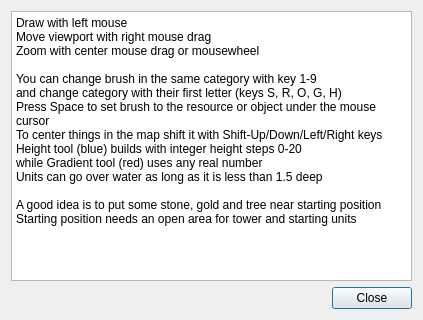
<?xml version="1.0" encoding="UTF-8"?>
<ui version="4.0">
 <class>Help</class>
 <widget class="QDialog" name="Help">
  <property name="geometry">
   <rect>
    <x>0</x>
    <y>0</y>
    <width>423</width>
    <height>320</height>
   </rect>
  </property>
  <property name="windowTitle">
   <string>Help</string>
  </property>
  <property name="windowIcon">
   <iconset resource="icons.qrc">
    <normaloff>:/mk/shared/editor.ico</normaloff>:/mk/shared/editor.ico</iconset>
  </property>
  <property name="locale">
   <locale language="English" country="UnitedStates"/>
  </property>
  <layout class="QVBoxLayout" name="verticalLayout">
   <item>
    <widget class="QTextBrowser" name="textBrowser">
     <property name="html">
      <string>&lt;!DOCTYPE HTML PUBLIC &quot;-//W3C//DTD HTML 4.0//EN&quot; &quot;http://www.w3.org/TR/REC-html40/strict.dtd&quot;&gt;
&lt;html&gt;&lt;head&gt;&lt;meta name=&quot;qrichtext&quot; content=&quot;1&quot; /&gt;&lt;style type=&quot;text/css&quot;&gt;
p, li { white-space: pre-wrap; }
&lt;/style&gt;&lt;/head&gt;&lt;body style=&quot; font-family:'Sans Serif'; font-size:9pt; font-weight:400; font-style:normal;&quot;&gt;
&lt;p style=&quot; margin-top:0px; margin-bottom:0px; margin-left:0px; margin-right:0px; -qt-block-indent:0; text-indent:0px;&quot;&gt;Draw with left mouse&lt;/p&gt;
&lt;p style=&quot; margin-top:0px; margin-bottom:0px; margin-left:0px; margin-right:0px; -qt-block-indent:0; text-indent:0px;&quot;&gt;Move viewport with right mouse drag&lt;/p&gt;
&lt;p style=&quot; margin-top:0px; margin-bottom:0px; margin-left:0px; margin-right:0px; -qt-block-indent:0; text-indent:0px;&quot;&gt;Zoom with center mouse drag or mousewheel&lt;/p&gt;
&lt;p style=&quot;-qt-paragraph-type:empty; margin-top:0px; margin-bottom:0px; margin-left:0px; margin-right:0px; -qt-block-indent:0; text-indent:0px;&quot;&gt;&lt;br /&gt;&lt;/p&gt;
&lt;p style=&quot; margin-top:0px; margin-bottom:0px; margin-left:0px; margin-right:0px; -qt-block-indent:0; text-indent:0px;&quot;&gt;You can change brush in the same category with key 1-9&lt;/p&gt;
&lt;p style=&quot; margin-top:0px; margin-bottom:0px; margin-left:0px; margin-right:0px; -qt-block-indent:0; text-indent:0px;&quot;&gt;and change category with their first letter (keys S, R, O, G, H)&lt;/p&gt;
&lt;p style=&quot; margin-top:0px; margin-bottom:0px; margin-left:0px; margin-right:0px; -qt-block-indent:0; text-indent:0px;&quot;&gt;Press Space to set brush to the resource or object under the mouse cursor&lt;/p&gt;
&lt;p style=&quot; margin-top:0px; margin-bottom:0px; margin-left:0px; margin-right:0px; -qt-block-indent:0; text-indent:0px;&quot;&gt;To center things in the map shift it with Shift-Up/Down/Left/Right keys&lt;/p&gt;
&lt;p style=&quot; margin-top:0px; margin-bottom:0px; margin-left:0px; margin-right:0px; -qt-block-indent:0; text-indent:0px;&quot;&gt;Height tool (blue) builds with integer height steps 0-20&lt;/p&gt;
&lt;p style=&quot; margin-top:0px; margin-bottom:0px; margin-left:0px; margin-right:0px; -qt-block-indent:0; text-indent:0px;&quot;&gt;while Gradient tool (red) uses any real number&lt;/p&gt;
&lt;p style=&quot; margin-top:0px; margin-bottom:0px; margin-left:0px; margin-right:0px; -qt-block-indent:0; text-indent:0px;&quot;&gt;Units can go over water as long as it is less than 1.5 deep&lt;/p&gt;
&lt;p style=&quot;-qt-paragraph-type:empty; margin-top:0px; margin-bottom:0px; margin-left:0px; margin-right:0px; -qt-block-indent:0; text-indent:0px;&quot;&gt;&lt;br /&gt;&lt;/p&gt;
&lt;p style=&quot; margin-top:0px; margin-bottom:0px; margin-left:0px; margin-right:0px; -qt-block-indent:0; text-indent:0px;&quot;&gt;A good idea is to put some stone, gold and tree near starting position&lt;/p&gt;
&lt;p style=&quot; margin-top:0px; margin-bottom:0px; margin-left:0px; margin-right:0px; -qt-block-indent:0; text-indent:0px;&quot;&gt;Starting position needs an open area for tower and starting units&lt;/p&gt;&lt;/body&gt;&lt;/html&gt;</string>
     </property>
    </widget>
   </item>
   <item>
    <widget class="QDialogButtonBox" name="buttonBox">
     <property name="orientation">
      <enum>Qt::Horizontal</enum>
     </property>
     <property name="standardButtons">
      <set>QDialogButtonBox::Close</set>
     </property>
    </widget>
   </item>
  </layout>
 </widget>
 <resources>
  <include location="icons.qrc"/>
 </resources>
 <connections>
  <connection>
   <sender>buttonBox</sender>
   <signal>accepted()</signal>
   <receiver>Help</receiver>
   <slot>accept()</slot>
   <hints>
    <hint type="sourcelabel">
     <x>248</x>
     <y>254</y>
    </hint>
    <hint type="destinationlabel">
     <x>157</x>
     <y>274</y>
    </hint>
   </hints>
  </connection>
  <connection>
   <sender>buttonBox</sender>
   <signal>rejected()</signal>
   <receiver>Help</receiver>
   <slot>reject()</slot>
   <hints>
    <hint type="sourcelabel">
     <x>316</x>
     <y>260</y>
    </hint>
    <hint type="destinationlabel">
     <x>286</x>
     <y>274</y>
    </hint>
   </hints>
  </connection>
 </connections>
</ui>
